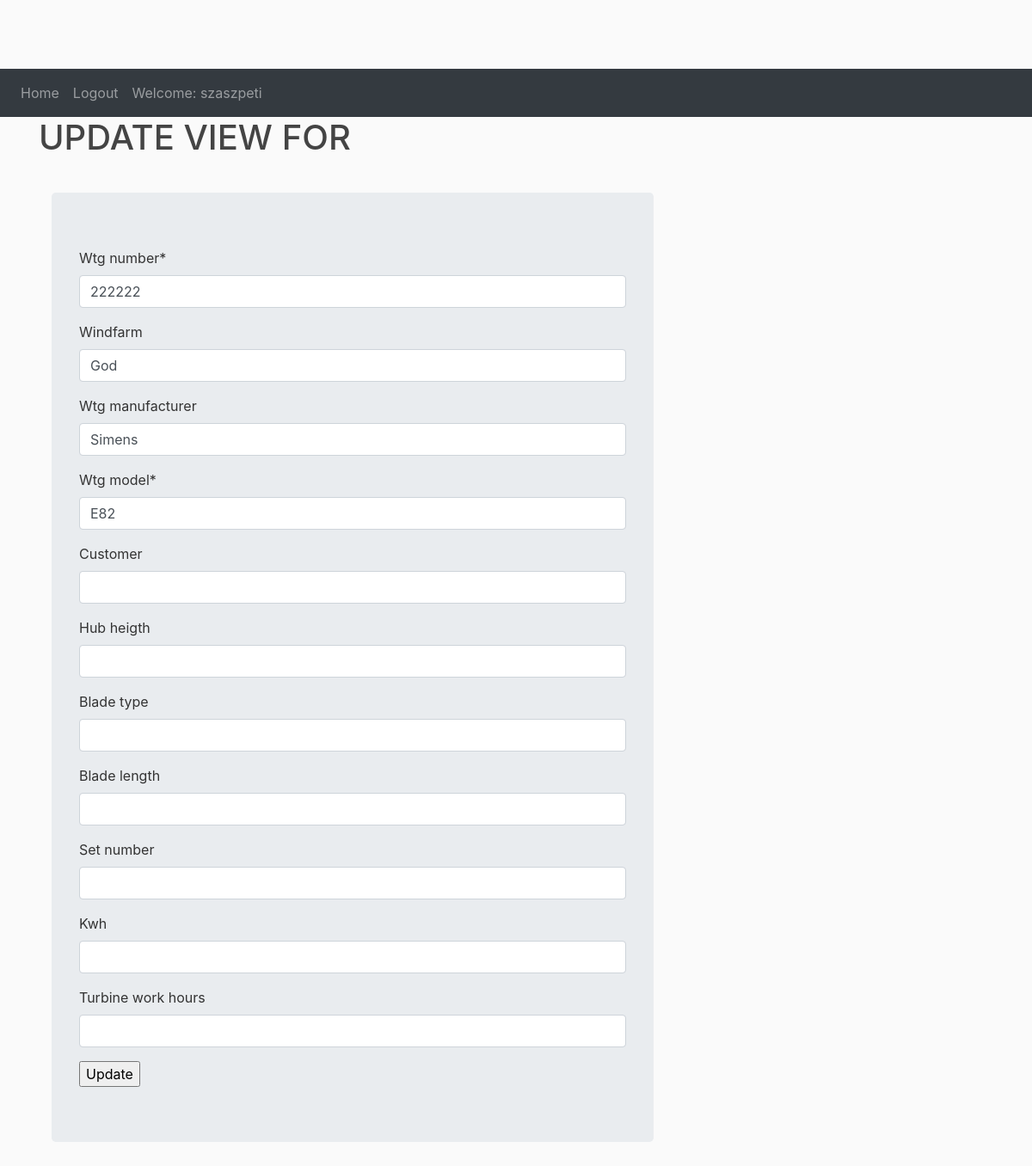
The app's page /bladework/edit/5/ (signed in) with its own data.
### bladework/models.py (models this page shows, shortened)
class Turbine(models.Model):
    wtg_number = models.CharField(max_length=120)
    windfarm = models.CharField(max_length=120, blank=True)
    wtg_manufacturer = models.CharField(max_length=120, blank=True)
    wtg_model = models.CharField(max_length=120)
    customer = models.CharField(max_length=120, blank=True)
    hub_heigth = models.CharField(max_length=10, blank=True)
    blade_type = models.CharField(max_length=10, blank=True)
    blade_length = models.CharField(max_length=10, blank=True)
    set_number = models.CharField(max_length=12, blank=True)
    kwh = models.CharField(max_length=10, blank=True)
    turbine_work_hours = models.CharField(max_length=10, blank=True)
    inspection_period = models.DateField(auto_now_add=True, blank=True)

### bladework/views.py (the view)
# urls.py: path('edit/<int:pk>/', TurbineUpdateView.as_view(), name='turbine_edit'),
class TurbineUpdateView(LoginRequiredMixin, UpdateView):
    model = Turbine
    template_name = "turbine_edit.html"
    fields = '__all__'
    success_url = reverse_lazy('bladework:turbine_list_view')

### bladework/templates/turbine_edit.html
{% extends 'base.html' %}
{% load crispy_forms_tags %}
{% block content %}
<h1>UPDATE VIEW FOR </h1> <br> <h2>{{object.name}}</h2>
<div class="container">
    <div class="jumbotron">
<form method="post">{% csrf_token %}
    {{ form|crispy }}
    <input type="submit" value="Update">
</form>
    </div>
    </div>
{% endblock %}

### bladework/templates/base.html (shortened to what this page needs)
{% load static %}
<!DOCTYPE html>
<html>
<head>
   <link rel="stylesheet" href="https://maxcdn.bootstrapcdn.com/bootstrap/4.0.0/css/bootstrap.min.css">
<link rel="stylesheet" type="text/css" href="{% static 'main.css' %}">
     <nav class="navbar navbar-expand-sm bg-dark navbar-dark">
  <ul class="navbar-nav">
      {% if user.is_authenticated %}
    <li class="nav-item">
      <a class="nav-link" href="{% url 'bladework:home' %}">Home</a>
    </li>
    <li class="nav-item">
      <a class="nav-link" href="{% url 'logout' %}">Logout</a>
       <li class="nav-item">
      <a class="nav-link justify-content-end" href="#">Welcome: {{user.username}}</a>
    </li>
      {% endif %}
  </ul>
</nav>
</head>
</head>
<body>
 <main role="main" class="container">
      <div class="row">
        <div class="col-md-8">
            {% block content %}{% endblock %}
        </div>
        </div>
    </main>
</body>
</html>

### bladework/static/main.css (style rules this page uses)
body { background: #fafafa; color: #333333; margin-top: 5rem; }
h1, h2, h3, h4, h5, h6 { color: #444444; }
ul { margin: 0; }

### records on screen
Turbine: wtg_number "222222", windfarm "God", wtg_manufacturer "Simens", wtg_model "E82"

### other values on screen
{{ user.username }} "szaszpeti"
